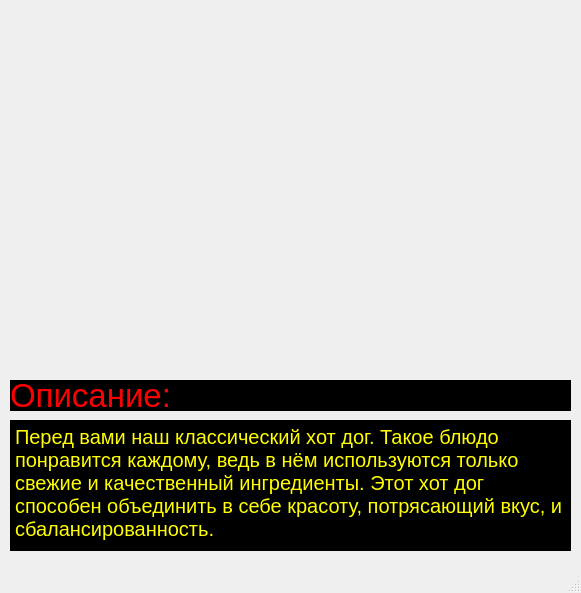
<?xml version="1.0" encoding="UTF-8"?>
<ui version="4.0">
 <class>MainWindow</class>
 <widget class="QMainWindow" name="MainWindow">
  <property name="geometry">
   <rect>
    <x>0</x>
    <y>0</y>
    <width>581</width>
    <height>593</height>
   </rect>
  </property>
  <property name="windowTitle">
   <string>MainWindow</string>
  </property>
  <property name="styleSheet">
   <string notr="true"/>
  </property>
  <widget class="QWidget" name="centralwidget">
   <widget class="QLabel" name="label">
    <property name="geometry">
     <rect>
      <x>0</x>
      <y>10</y>
      <width>581</width>
      <height>361</height>
     </rect>
    </property>
    <property name="text">
     <string/>
    </property>
    <property name="pixmap">
     <pixmap>Pictures/Special_dog.jpg</pixmap>
    </property>
   </widget>
   <widget class="QLabel" name="label_2">
    <property name="geometry">
     <rect>
      <x>10</x>
      <y>380</y>
      <width>561</width>
      <height>31</height>
     </rect>
    </property>
    <property name="font">
     <font>
      <pointsize>25</pointsize>
     </font>
    </property>
    <property name="styleSheet">
     <string notr="true">color: rgb(255, 0, 0);
background-color: rgb(0, 0, 0);</string>
    </property>
    <property name="text">
     <string>Описание:</string>
    </property>
   </widget>
   <widget class="QPlainTextEdit" name="plainTextEdit">
    <property name="enabled">
     <bool>false</bool>
    </property>
    <property name="geometry">
     <rect>
      <x>10</x>
      <y>420</y>
      <width>561</width>
      <height>131</height>
     </rect>
    </property>
    <property name="font">
     <font>
      <pointsize>15</pointsize>
     </font>
    </property>
    <property name="styleSheet">
     <string notr="true">background-color: rgb(0, 0, 0);
color: rgb(255, 255, 0);
</string>
    </property>
    <property name="plainText">
     <string>Перед вами наш классический хот дог. Такое блюдо понравится каждому, ведь в нём используются только свежие и качественный ингредиенты. Этот хот дог способен объединить в себе красоту, потрясающий вкус, и сбалансированность.</string>
    </property>
   </widget>
  </widget>
  <widget class="QMenuBar" name="menubar">
   <property name="geometry">
    <rect>
     <x>0</x>
     <y>0</y>
     <width>581</width>
     <height>21</height>
    </rect>
   </property>
  </widget>
  <widget class="QStatusBar" name="statusbar"/>
 </widget>
 <resources/>
 <connections/>
</ui>
